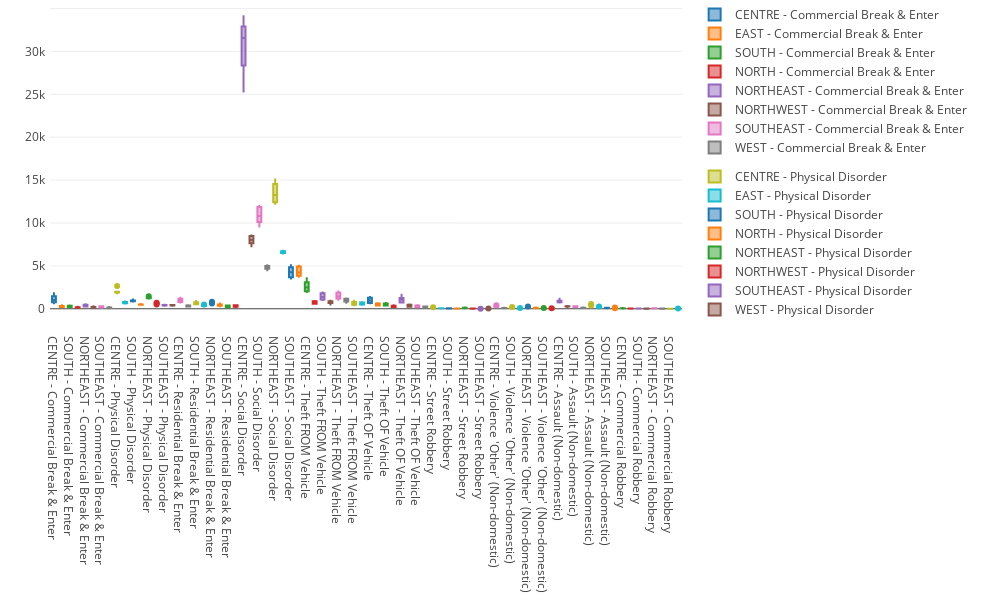

Notebook cell for this chart:
### Markdown cell above
- Unfortunately, the scale was far too different to be able to see the smaller crime categories' distribution among the sectors correctly. Therefore, box plots of each crime was plotted over the sectors to find the average over the years. A plotly graph was used to allow the user to see each category and how its distributed among the sectors. 

- It is surprising to see how much reported crimes averaged over the last five years. There are quite an alarming amount of residential breaking and enterings in the South which brings it to a close second to the Northeast sector. Also there are quite a lot of theft from vehicles in the South sector. Breaking down the sectors show how the distribution of crime changes, overall Centre is first, but South comes in to close second and third at times.

- Overall crime was averaged over the sectors to produce box plot and pie chart to find whole city of Calgary's average crime distribution. Social Disorder contributes 72.18% to overall crime rate over Calgary and over 30,000 reported crimes were in Centre sector which is logical as it is the most common meeting place.

### Code cell
# Box plot of category crime
'''Double click legend groups to isolate each categorical crime'''
test = cdata.groupby(['Sector','Category','Year']).sum()
test = test['Crime Count']
test = test.unstack('Category').unstack('Sector')

#PLOTLY
seclabel = pd.unique(cdata['Sector'])
catlabel = pd.unique(cdata['Category'])
data=[]
i = 0
for catl in catlabel:
    i += 1
    for secl in seclabel:
        t1 = {"type":"box",'y':test[catl][secl], 'legendgroup': catl, 'name': secl + ' - ' + catl}
        data.append(t1)

layout = go.Layout(
    autosize=False,
    width=1000,
    height=600,
    margin=go.Margin(
        l=50,
        r=50,
        b=275,
        t=0,
        pad=4
    )
)

fig = go.Figure(data=data,layout=layout)
plotly.iplot(fig,filename = "Multibox")
display(test.describe())

### Figure 1 — Plotly figure (JSON) as saved in the notebook; plotly's stock layout.template omitted (floating-point values rounded to 4 significant figures)
{"data": [{"legendgroup": "Commercial Break & Enter", "name": "CENTRE - Commercial Break & Enter", "type": "box", "uid": "ea482358-d42b-11e8-bbaf-aae9fe853d99", "y": [650, 759, 763, 1292, 1446, 1816]}, {"legendgroup": "Commercial Break & Enter", "name": "EAST - Commercial Break & Enter", "type": "box", "uid": "ea4824fa-d42b-11e8-9b18-aae9fe853d99", "y": [193, 227, 194, 399, 321, 288]}, {"legendgroup": "Commercial Break & Enter", "name": "SOUTH - Commercial Break & Enter", "type": "box", "uid": "ea4825e8-d42b-11e8-8426-aae9fe853d99", "y": [256, 187, 211, 326, 373, 361]}, {"legendgroup": "Commercial Break & Enter", "name": "NORTH - Commercial Break & Enter", "type": "box", "uid": "ea4826a8-d42b-11e8-b4c4-aae9fe853d99", "y": [136, 120, 160, 175, 166, 232]}, {"legendgroup": "Commercial Break & Enter", "name": "NORTHEAST - Commercial Break & Enter", "type": "box", "uid": "ea48275c-d42b-11e8-8d3e-aae9fe853d99", "y": [316, 268, 266, 519, 408, 483]}, {"legendgroup": "Commercial Break & Enter", "name": "NORTHWEST - Commercial Break & Enter", "type": "box", "uid": "ea482806-d42b-11e8-910c-aae9fe853d99", "y": [182, 128, 133, 211, 183, 300]}, {"legendgroup": "Commercial Break & Enter", "name": "SOUTHEAST - Commercial Break & Enter", "type": "box", "uid": "ea4828ba-d42b-11e8-90a1-aae9fe853d99", "y": [177, 179, 140, 296, 245, 300]}, {"legendgroup": "Commercial Break & Enter", "name": "WEST - Commercial Break & Enter", "type": "box", "uid": "ea482964-d42b-11e8-b0fa-aae9fe853d99", "y": [118, 71, 82, 140, 117, 203]}, {"legendgroup": "Physical Disorder", "name": "CENTRE - Physical Disorder", "type": "box", "uid": "ea482a0c-d42b-11e8-a6ca-aae9fe853d99", "y": [1988, 1887, 1985, 2669, 1889, 1796]}, {"legendgroup": "Physical Disorder", "name": "EAST - Physical Disorder", "type": "box", "uid": "ea482ab8-d42b-11e8-9ca6-aae9fe853d99", "y": [727, 653, 652, 843, 793, 608]}, {"legendgroup": "Physical Disorder", "name": "SOUTH - Physical Disorder", "type": "box", "uid": "ea482b62-d42b-11e8-ac3d-aae9fe853d99", "y": [1081, 937, 923, 978, 888, 840]}, {"legendgroup": "Physical Disorder", "name": "NORTH - Physical Disorder", "type": "box", "uid": "ea482c02-d42b-11e8-ac2f-aae9fe853d99", "y": [506, 481, 568, 473, 457, 464]}, {"legendgroup": "Physical Disorder", "name": "NORTHEAST - Physical Disorder", "type": "box", "uid": "ea482cb6-d42b-11e8-b2bf-aae9fe853d99", "y": [1459, 1207, 1248, 1283, 1220, 1289]}, {"legendgroup": "Physical Disorder", "name": "NORTHWEST - Physical Disorder", "type": "box", "uid": "ea482d58-d42b-11e8-b1c5-aae9fe853d99", "y": [711, 587, 607, 636, 512, 596]}, {"legendgroup": "Physical Disorder", "name": "SOUTHEAST - Physical Disorder", "type": "box", "uid": "ea482e00-d42b-11e8-9187-aae9fe853d99", "y": [386, 361, 437, 460, 435, 426]}, {"legendgroup": "Physical Disorder", "name": "WEST - Physical Disorder", "type": "box", "uid": "ea482ea8-d42b-11e8-84df-aae9fe853d99", "y": [429, 369, 377, 435, 355, 389]}, {"legendgroup": "Residential Break & Enter", "name": "CENTRE - Residential Break & Enter", "type": "box", "uid": "ea482f54-d42b-11e8-8647-aae9fe853d99", "y": [800, 741, 985, 1282, 1162, 1036]}, {"legendgroup": "Residential Break & Enter", "name": "EAST - Residential Break & Enter", "type": "box", "uid": "ea482ff4-d42b-11e8-adb7-aae9fe853d99", "y": [263, 318, 263, 421, 379, 284]}, {"legendgroup": "Residential Break & Enter", "name": "SOUTH - Residential Break & Enter", "type": "box", "uid": "ea48309e-d42b-11e8-aa1b-aae9fe853d99", "y": [559, 524, 551, 916, 756, 517]}, {"legendgroup": "Residential Break & Enter", "name": "NORTH - Residential Break & Enter", "type": "box", "uid": "ea48313e-d42b-11e8-a391-aae9fe853d99", "y": [298, 330, 328, 507, 390, 365]}, {"legendgroup": "Residential Break & Enter", "name": "NORTHEAST - Residential Break & Enter", "type": "box", "uid": "ea4831e8-d42b-11e8-85a8-aae9fe853d99", "y": [694, 699, 627, 811, 691, 689]}, {"legendgroup": "Residential Break & Enter", "name": "NORTHWEST - Residential Break & Enter", "type": "box", "uid": "ea483292-d42b-11e8-be48-aae9fe853d99", "y": [306, 351, 371, 605, 494, 447]}, {"legendgroup": "Residential Break & Enter", "name": "SOUTHEAST - Residential Break & Enter", "type": "box", "uid": "ea483334-d42b-11e8-8aa3-aae9fe853d99", "y": [156, 182, 244, 377, 373, 238]}, {"legendgroup": "Residential Break & Enter", "name": "WEST - Residential Break & Enter", "type": "box", "uid": "ea4833e6-d42b-11e8-88fd-aae9fe853d99", "y": [200, 247, 314, 413, 400, 316]}, {"legendgroup": "Social Disorder", "name": "CENTRE - Social Disorder", "type": "box", "uid": "ea483486-d42b-11e8-bbe7-aae9fe853d99", "y": [25342, 28353, 30292, 32842, 32908, 34100]}, {"legendgroup": "Social Disorder", "name": "EAST - Social Disorder", "type": "box", "uid": "ea483530-d42b-11e8-9c87-aae9fe853d99", "y": [7297, 7626, 7713, 8329, 8536, 8477]}, {"legendgroup": "Social Disorder", "name": "SOUTH - Social Disorder", "type": "box", "uid": "ea4835d0-d42b-11e8-bcb5-aae9fe853d99", "y": [10168, 9590, 10120, 11476, 11872, 11976]}, {"legendgroup": "Social Disorder", "name": "NORTH - Social Disorder", "type": "box", "uid": "ea48367a-d42b-11e8-98fc-aae9fe853d99", "y": [4663, 4504, 4695, 4963, 5069, 4990]}, {"legendgroup": "Social Disorder", "name": "NORTHEAST - Social Disorder", "type": "box", "uid": "ea483724-d42b-11e8-ab32-aae9fe853d99", "y": [12250, 12551, 12411, 13976, 15083, 14542]}, {"legendgroup": "Social Disorder", "name": "NORTHWEST - Social Disorder", "type": "box", "uid": "ea4837c6-d42b-11e8-8200-aae9fe853d99", "y": [6458, 6496, 6596, 6756, 6717, 6617]}, {"legendgroup": "Social Disorder", "name": "SOUTHEAST - Social Disorder", "type": "box", "uid": "ea48386e-d42b-11e8-aedf-aae9fe853d99", "y": [3525, 3667, 3878, 4653, 5087, 4848]}, {"legendgroup": "Social Disorder", "name": "WEST - Social Disorder", "type": "box", "uid": "ea48390c-d42b-11e8-a9c1-aae9fe853d99", "y": [3743, 3839, 4117, 4331, 5003, 4919]}, {"legendgroup": "Theft FROM Vehicle", "name": "CENTRE - Theft FROM Vehicle", "type": "box", "uid": "ea4839b8-d42b-11e8-bf44-aae9fe853d99", "y": [2094, 1967, 2037, 2850, 3572, 3105]}, {"legendgroup": "Theft FROM Vehicle", "name": "EAST - Theft FROM Vehicle", "type": "box", "uid": "ea483a62-d42b-11e8-a80f-aae9fe853d99", "y": [582, 573, 584, 839, 919, 890]}, {"legendgroup": "Theft FROM Vehicle", "name": "SOUTH - Theft FROM Vehicle", "type": "box", "uid": "ea483b0c-d42b-11e8-afe0-aae9fe853d99", "y": [1108, 1077, 1015, 1902, 1796, 1615]}, {"legendgroup": "Theft FROM Vehicle", "name": "NORTH - Theft FROM Vehicle", "type": "box", "uid": "ea483bb6-d42b-11e8-9e6b-aae9fe853d99", "y": [757, 676, 511, 936, 821, 866]}, {"legendgroup": "Theft FROM Vehicle", "name": "NORTHEAST - Theft FROM Vehicle", "type": "box", "uid": "ea483c62-d42b-11e8-8e3f-aae9fe853d99", "y": [1304, 1199, 1062, 1613, 1877, 2028]}, {"legendgroup": "Theft FROM Vehicle", "name": "NORTHWEST - Theft FROM Vehicle", "type": "box", "uid": "ea483d00-d42b-11e8-8cd4-aae9fe853d99", "y": [853, 961, 690, 1147, 1197, 1164]}, {"legendgroup": "Theft FROM Vehicle", "name": "SOUTHEAST - Theft FROM Vehicle", "type": "box", "uid": "ea483da8-d42b-11e8-bfd1-aae9fe853d99", "y": [420, 455, 491, 800, 929, 761]}, {"legendgroup": "Theft FROM Vehicle", "name": "WEST - Theft FROM Vehicle", "type": "box", "uid": "ea483e54-d42b-11e8-80bf-aae9fe853d99", "y": [501, 473, 499, 733, 762, 721]}, {"legendgroup": "Theft OF Vehicle", "name": "CENTRE - Theft OF Vehicle", "type": "box", "uid": "ea483efe-d42b-11e8-a13e-aae9fe853d99", "y": [679, 657, 732, 1176, 1275, 1366]}, {"legendgroup": "Theft OF Vehicle", "name": "EAST - Theft OF Vehicle", "type": "box", "uid": "ea483fa8-d42b-11e8-b419-aae9fe853d99", "y": [389, 429, 384, 567, 613, 637]}, {"legendgroup": "Theft OF Vehicle", "name": "SOUTH - Theft OF Vehicle", "type": "box", "uid": "ea484052-d42b-11e8-bbdb-aae9fe853d99", "y": [369, 426, 378, 588, 616, 677]}, {"legendgroup": "Theft OF Vehicle", "name": "NORTH - Theft OF Vehicle", "type": "box", "uid": "ea4840f4-d42b-11e8-bb9d-aae9fe853d99", "y": [202, 240, 216, 347, 364, 413]}, {"legendgroup": "Theft OF Vehicle", "name": "NORTHEAST - Theft OF Vehicle", "type": "box", "uid": "ea484192-d42b-11e8-ae34-aae9fe853d99", "y": [741, 931, 722, 1177, 1252, 1643]}, {"legendgroup": "Theft OF Vehicle", "name": "NORTHWEST - Theft OF Vehicle", "type": "box", "uid": "ea48423a-d42b-11e8-832a-aae9fe853d99", "y": [235, 317, 246, 387, 459, 491]}, {"legendgroup": "Theft OF Vehicle", "name": "SOUTHEAST - Theft OF Vehicle", "type": "box", "uid": "ea4842dc-d42b-11e8-a979-aae9fe853d99", "y": [178, 240, 194, 383, 351, 416]}, {"legendgroup": "Theft OF Vehicle", "name": "WEST - Theft OF Vehicle", "type": "box", "uid": "ea484386-d42b-11e8-87e9-aae9fe853d99", "y": [139, 146, 138, 253, 255, 279]}, {"legendgroup": "Street Robbery", "name": "CENTRE - Street Robbery", "type": "box", "uid": "ea484426-d42b-11e8-b4eb-aae9fe853d99", "y": [119, 154, 180, 145, 137, 138]}, {"legendgroup": "Street Robbery", "name": "EAST - Street Robbery", "type": "box", "uid": "ea4844d0-d42b-11e8-9195-aae9fe853d99", "y": [72, 63, 71, 52, 41, 62]}, {"legendgroup": "Street Robbery", "name": "SOUTH - Street Robbery", "type": "box", "uid": "ea48457a-d42b-11e8-bab3-aae9fe853d99", "y": [53, 49, 40, 42, 18, 31]}, {"legendgroup": "Street Robbery", "name": "NORTH - Street Robbery", "type": "box", "uid": "ea48461a-d42b-11e8-95a1-aae9fe853d99", "y": [21, 21, 19, 24, 18, 27]}, {"legendgroup": "Street Robbery", "name": "NORTHEAST - Street Robbery", "type": "box", "uid": "ea4846c6-d42b-11e8-9075-aae9fe853d99", "y": [114, 107, 93, 145, 72, 128]}, {"legendgroup": "Street Robbery", "name": "NORTHWEST - Street Robbery", "type": "box", "uid": "ea484764-d42b-11e8-a6f5-aae9fe853d99", "y": [32, 21, 22, 32, 14, 20]}, {"legendgroup": "Street Robbery", "name": "SOUTHEAST - Street Robbery", "type": "box", "uid": "ea484806-d42b-11e8-bbe8-aae9fe853d99", "y": [16, 6, 7, 7, 7, 8]}, {"legendgroup": "Street Robbery", "name": "WEST - Street Robbery", "type": "box", "uid": "ea4848ae-d42b-11e8-9ac4-aae9fe853d99", "y": [8, 14, 14, 10, 6, 37]}, {"legendgroup": "Violence 'Other' (Non-domestic)", "name": "CENTRE - Violence 'Other' (Non-domestic)", "type": "box", "uid": "ea484958-d42b-11e8-ba5b-aae9fe853d99", "y": [220, 256, 277, 277, 236, 416]}, {"legendgroup": "Violence 'Other' (Non-domestic)", "name": "EAST - Violence 'Other' (Non-domestic)", "type": "box", "uid": "ea4849f8-d42b-11e8-ab2f-aae9fe853d99", "y": [114, 103, 83, 94, 68, 104]}, {"legendgroup": "Violence 'Other' (Non-domestic)", "name": "SOUTH - Violence 'Other' (Non-domestic)", "type": "box", "uid": "ea484aa2-d42b-11e8-b9f8-aae9fe853d99", "y": [135, 115, 144, 133, 103, 194]}, {"legendgroup": "Violence 'Other' (Non-domestic)", "name": "NORTH - Violence 'Other' (Non-domestic)", "type": "box", "uid": "ea484b4c-d42b-11e8-b237-aae9fe853d99", "y": [53, 62, 66, 65, 51, 102]}, {"legendgroup": "Violence 'Other' (Non-domestic)", "name": "NORTHEAST - Violence 'Other' (Non-domestic)", "type": "box", "uid": "ea484bec-d42b-11e8-8410-aae9fe853d99", "y": [192, 197, 203, 192, 176, 253]}, {"legendgroup": "Violence 'Other' (Non-domestic)", "name": "NORTHWEST - Violence 'Other' (Non-domestic)", "type": "box", "uid": "ea484c8c-d42b-11e8-9f07-aae9fe853d99", "y": [107, 97, 92, 84, 74, 138]}, {"legendgroup": "Violence 'Other' (Non-domestic)", "name": "SOUTHEAST - Violence 'Other' (Non-domestic)", "type": "box", "uid": "ea484d2c-d42b-11e8-8af0-aae9fe853d99", "y": [46, 40, 46, 41, 39, 79]}, {"legendgroup": "Violence 'Other' (Non-domestic)", "name": "WEST - Violence 'Other' (Non-domestic)", "type": "box", "uid": "ea484dd8-d42b-11e8-a6d6-aae9fe853d99", "y": [37, 51, 49, 44, 41, 74]}, {"legendgroup": "Assault (Non-domestic)", "name": "CENTRE - Assault (Non-domestic)", "type": "box", "uid": "ea484e76-d42b-11e8-8a87-aae9fe853d99", "y": [762, 839, 885, 949, 737, 1156]}, {"legendgroup": "Assault (Non-domestic)", "name": "EAST - Assault (Non-domestic)", "type": "box", "uid": "ea484f1e-d42b-11e8-a031-aae9fe853d99", "y": [325, 292, 306, 257, 206, 282]}, {"legendgroup": "Assault (Non-domestic)", "name": "SOUTH - Assault (Non-domestic)", "type": "box", "uid": "ea484fc0-d42b-11e8-97c2-aae9fe853d99", "y": [280, 264, 234, 216, 207, 288]}, {"legendgroup": "Assault (Non-domestic)", "name": "NORTH - Assault (Non-domestic)", "type": "box", "uid": "ea485068-d42b-11e8-ad23-aae9fe853d99", "y": [98, 100, 119, 122, 94, 142]}, {"legendgroup": "Assault (Non-domestic)", "name": "NORTHEAST - Assault (Non-domestic)", "type": "box", "uid": "ea485114-d42b-11e8-a33c-aae9fe853d99", "y": [436, 447, 459, 458, 387, 553]}, {"legendgroup": "Assault (Non-domestic)", "name": "NORTHWEST - Assault (Non-domestic)", "type": "box", "uid": "ea4851b4-d42b-11e8-8f2a-aae9fe853d99", "y": [186, 198, 217, 210, 155, 272]}, {"legendgroup": "Assault (Non-domestic)", "name": "SOUTHEAST - Assault (Non-domestic)", "type": "box", "uid": "ea48525e-d42b-11e8-901a-aae9fe853d99", "y": [107, 84, 81, 81, 67, 111]}, {"legendgroup": "Assault (Non-domestic)", "name": "WEST - Assault (Non-domestic)", "type": "box", "uid": "ea485308-d42b-11e8-96fd-aae9fe853d99", "y": [90, 89, 97, 99, 59, 151]}, {"legendgroup": "Commercial Robbery", "name": "CENTRE - Commercial Robbery", "type": "box", "uid": "ea4853b4-d42b-11e8-aef5-aae9fe853d99", "y": [56, 51, 61, 73, 38, 79]}, {"legendgroup": "Commercial Robbery", "name": "EAST - Commercial Robbery", "type": "box", "uid": "ea485452-d42b-11e8-9e3b-aae9fe853d99", "y": [19, 24, 20, 36, 32, 34]}, {"legendgroup": "Commercial Robbery", "name": "SOUTH - Commercial Robbery", "type": "box", "uid": "ea4854fa-d42b-11e8-bbf5-aae9fe853d99", "y": [18, 34, 25, 31, 34, 35]}, {"legendgroup": "Commercial Robbery", "name": "NORTH - Commercial Robbery", "type": "box", "uid": "ea485634-d42b-11e8-9446-aae9fe853d99", "y": [31, 7, 12, 23, 20, 22]}, {"legendgroup": "Commercial Robbery", "name": "NORTHEAST - Commercial Robbery", "type": "box", "uid": "ea4856d2-d42b-11e8-bece-aae9fe853d99", "y": [44, 56, 35, 72, 58, 57]}, {"legendgroup": "Commercial Robbery", "name": "NORTHWEST - Commercial Robbery", "type": "box", "uid": "ea485774-d42b-11e8-a4ec-aae9fe853d99", "y": [14, 11, 21, 40, 17, 44]}, {"legendgroup": "Commercial Robbery", "name": "SOUTHEAST - Commercial Robbery", "type": "box", "uid": "ea485812-d42b-11e8-a077-aae9fe853d99", "y": [9, 3, 6, 9, 5, 10]}, {"legendgroup": "Commercial Robbery", "name": "WEST - Commercial Robbery", "type": "box", "uid": "ea4858a8-d42b-11e8-898d-aae9fe853d99", "y": [7, 12, 12, 14, 17, 30]}], "layout": {"autosize": false, "height": 600, "margin": {"b": 275, "l": 50, "pad": 4, "r": 50, "t": 0}, "width": 1000}}
